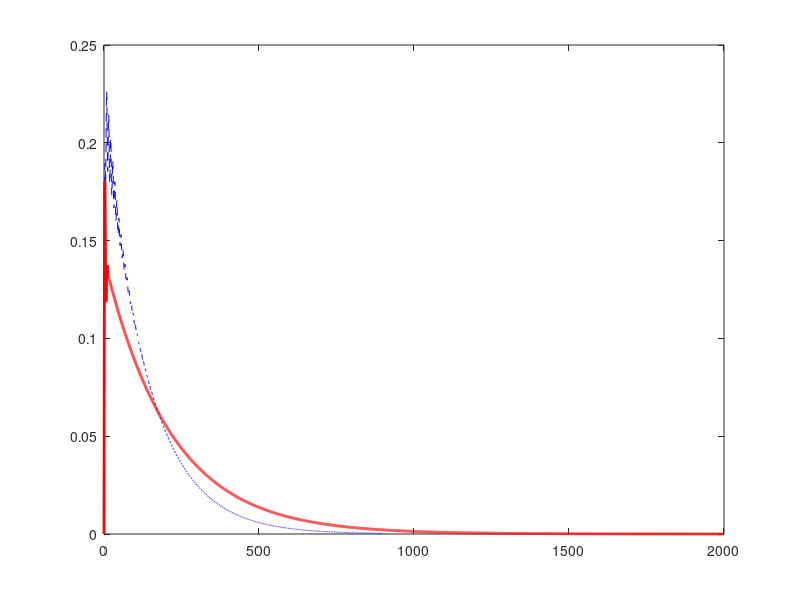

This chart was generated by the following MATLAB code: (Note: this script raises an error after producing the figure.)
% Define system matrices
A = [-0.0558 -1 0.0802 0.0416;
    0.598 -0.115 -0.0318 0;
    -3.05 0.388 -0.465 0;
    0 0.0805 1 0];

B=[ .00729  0;
   -0.475   0.00775;
    0.153   0.143;
     0      0];
C=[0 1 0 0;
   0 0 0 1];

d=[0 0;
   0 0];

% Create state-space system
sys_open = ss(A, B, C, d);

a = tf(10, [1 10]);

c = tf(-3.0221, [1/3.045, 1]);
c_w = tf(-1.635, [0.59, 1]);

w = tf([1 0], [1, 1/3]);

sys_washout = feedback(sys_open, c_w*w, 1, 1);
sys_simple = feedback(sys_open, c, 1, 1);

[y1, t1] = impulse(sys_open(2, 2));
%[y2, t2] = impulse(sys_simple(2, 2));
[y2, t2] = impulse(sys_washout(2, 2));


% --- Time-Domain Impulse Response ---
h = figure;
plot(t1, y1, 'b--', t2, y2, 'r', 'LineWidth',2);
fontsize(12,"points");
xlabel('Tempo (s)');
ylabel('\phi(t) rad');
legend('Catena Aperta', 'C_{W, 1}(s)');
grid on;

axis([0 20 -0.1 0.4])

set(h,'Position', [0 0 500 250]);
set(h,'Units','Inches');
pos = get(h,'Position');
set(h,'PaperPositionMode','Auto','PaperUnits','Inches','PaperSize',[pos(3), pos(4)])
print(h,'BIBO_instabile','-dpdf','-r0')
